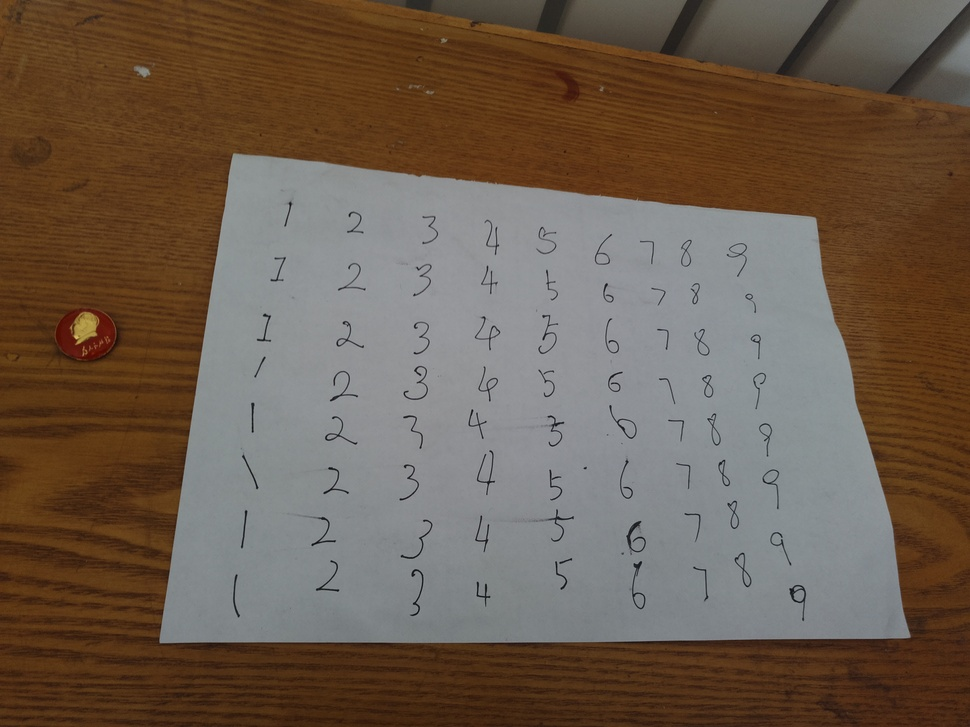
#> input picture 02.寻找A4纸所在的四边形区域与变形/src/raw_numbers_img.jpg, 970 x 727 px, shrunk from 4000 x 3000 before the run
$ python find_corners.py
#> lines starting #> are read from the running program, lines starting #| are printed output that depends on the picture; after the words box and inside, x2 and y2 are one past the last pixel; in counts of white or black regions, pixels touching at a corner belong together
# -*- coding: utf-8 -*-
import cv2

cv2.namedWindow('original', flags=cv2.WINDOW_NORMAL | cv2.WINDOW_FREERATIO)
cv2.namedWindow('SIFT_features', flags=cv2.WINDOW_NORMAL | cv2.WINDOW_FREERATIO)


# 读取图像
img = cv2.imread('raw_numbers_img.jpg')
#> img is the input picture: shape (727, 970, 3); mean B, G, R 77.6, 92, 108.4
cv2.imshow('original',img)

gray = cv2.cvtColor(img, cv2.COLOR_BGR2GRAY)
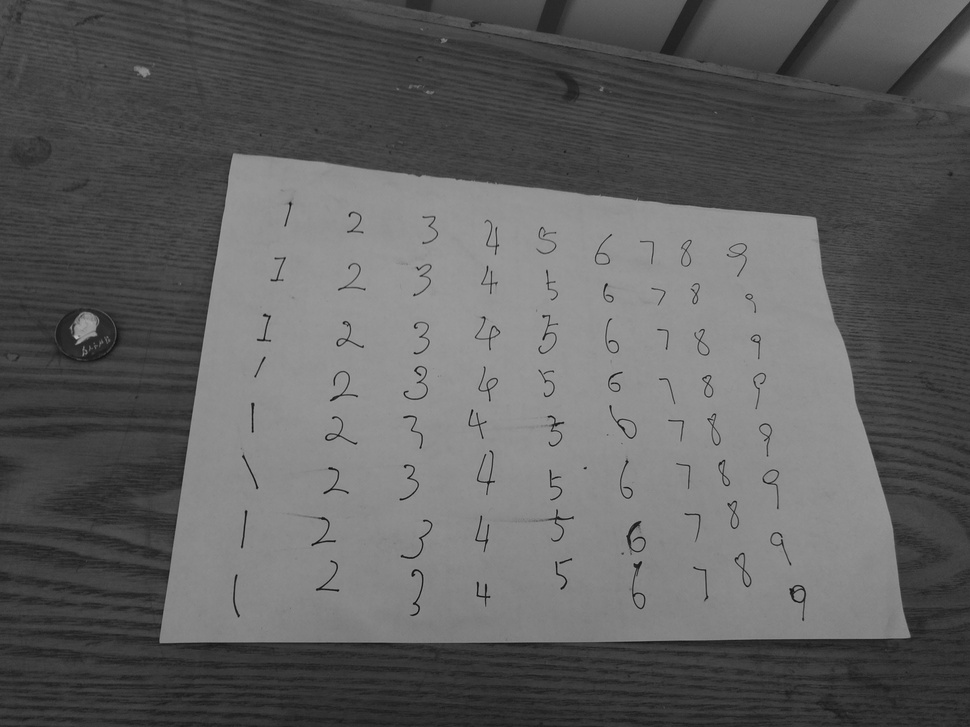
#> gray: shape (727, 970); min 10, max 186, mean 95.3
gray_blur = cv2.medianBlur(gray,5)
edges = cv2.Canny(gray_blur, 50, 150, apertureSize = 3)
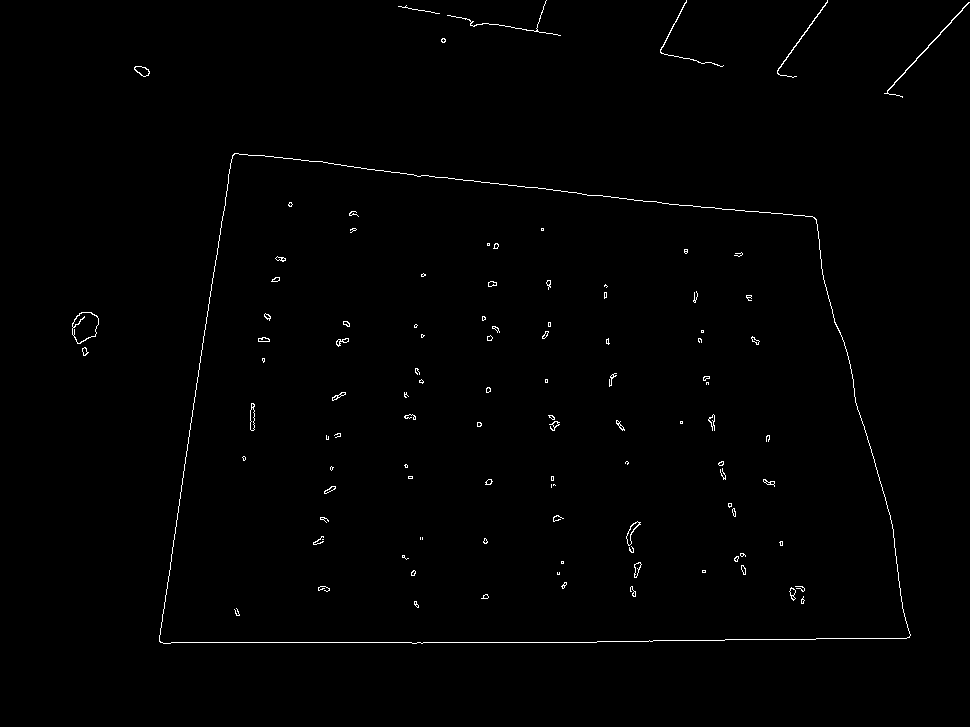
#> edges: shape (727, 970); 0.71% white in thin lines or dots, all inside (x1, y1, x2, y2) = (72, 0, 970, 644)

kernel = cv2.getStructuringElement(cv2.MORPH_CROSS,(3,3))
edges = cv2.dilate(edges, kernel, iterations=1)
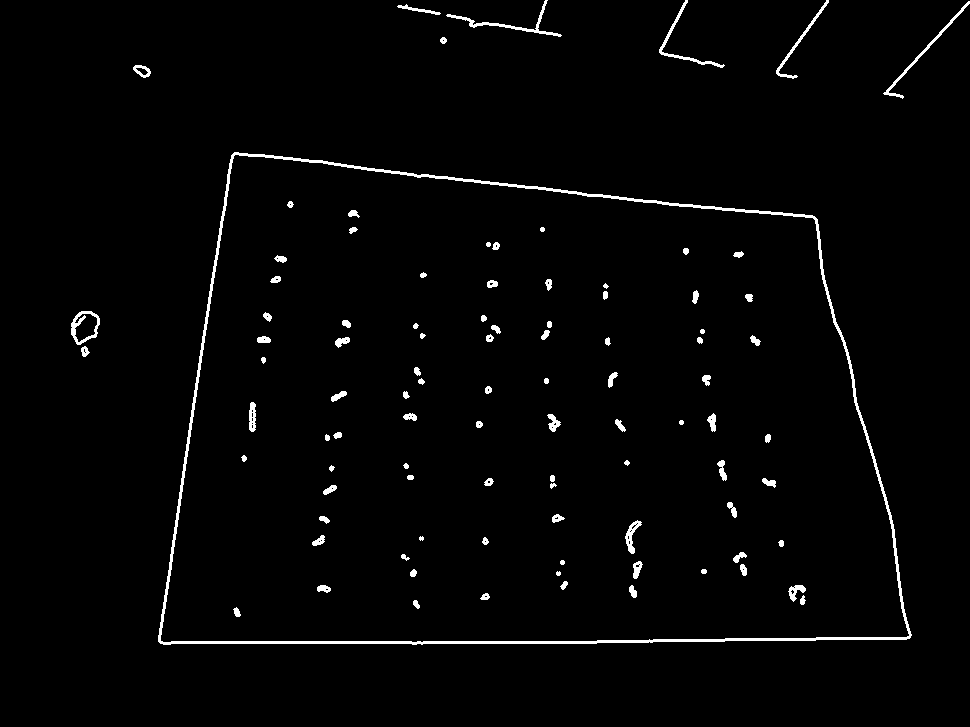
#> edges: shape (727, 970); 1.9% white; 96 white regions (1 under 20 px), largest, box (x1, y1, x2, y2) and area: (158, 152, 912, 645) 6721, (446, 0, 562, 37) 462, (883, 1, 970, 99) 414


#cv2.waitKey()

# 检测特征点
sift = cv2.xfeatures2d.SIFT_create() # 调用SURF
# 获取关键点
#> (the run stopped early here; a loop or call above may not have finished)
